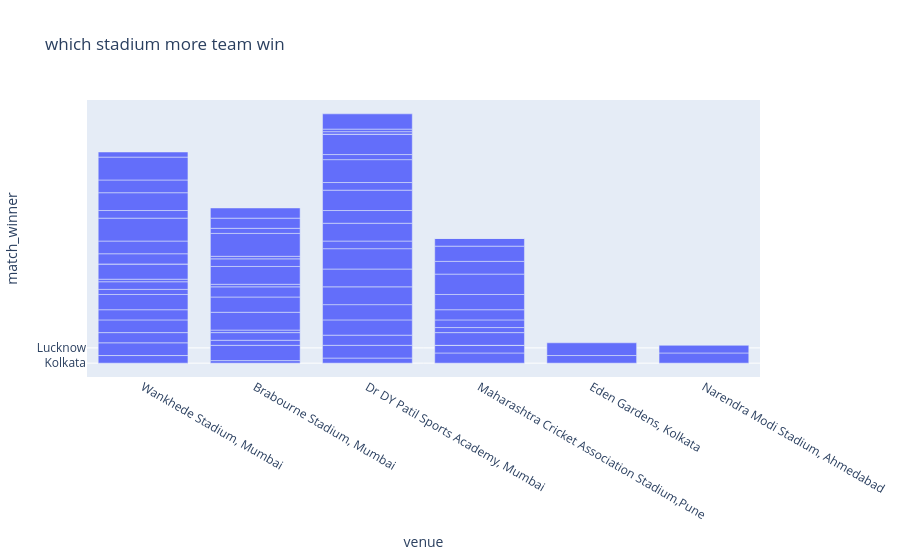

Notebook code cell kept with this figure:
### Code cell
figure=px.bar(data,x=data["venue"],y=data["match_winner"],title="which stadium more team win")
figure.show()

### Figure 1 — Plotly figure (JSON) as saved in the notebook; plotly's stock layout.template omitted (floating-point values rounded to 4 significant figures)
{"data": [{"alignmentgroup": "True", "hovertemplate": "venue=%{x}<br>match_winner=%{y}<extra></extra>", "legendgroup": "", "marker": {"color": "#636efa", "pattern": {"shape": ""}}, "name": "", "offsetgroup": "", "orientation": "v", "showlegend": false, "textposition": "auto", "type": "bar", "x": ["Wankhede Stadium, Mumbai", "Brabourne Stadium, Mumbai", "Dr DY Patil Sports Academy, Mumbai", "Wankhede Stadium, Mumbai", "Maharashtra Cricket Association Stadium,Pune", "Dr DY Patil Sports Academy, Mumbai", "Brabourne Stadium, Mumbai", "Wankhede Stadium, Mumbai", "Dr DY Patil Sports Academy, Mumbai", "Maharashtra Cricket Association Stadium,Pune", "Brabourne Stadium, Mumbai", "Dr DY Patil Sports Academy, Mumbai", "Wankhede Stadium, Mumbai", "Maharashtra Cricket Association Stadium,Pune", "Dr DY Patil Sports Academy, Mumbai", "Brabourne Stadium, Mumbai", "Dr DY Patil Sports Academy, Mumbai", "Maharashtra Cricket Association Stadium,Pune", "Brabourne Stadium, Mumbai", "Wankhede Stadium, Mumbai", "Dr DY Patil Sports Academy, Mumbai", "Dr DY Patil Sports Academy, Mumbai", "Maharashtra Cricket Association Stadium,Pune", "Dr DY Patil Sports Academy, Mumbai", "Brabourne Stadium, Mumbai", "Brabourne Stadium, Mumbai", "Wankhede Stadium, Mumbai", "Dr DY Patil Sports Academy, Mumbai", "Maharashtra Cricket Association Stadium,Pune", "Brabourne Stadium, Mumbai", "Dr DY Patil Sports Academy, Mumbai", "Brabourne Stadium, Mumbai", "Dr DY Patil Sports Academy, Mumbai", "Wankhede Stadium, Mumbai", "Dr DY Patil Sports Academy, Mumbai", "Brabourne Stadium, Mumbai", "Wankhede Stadium, Mumbai", "Wankhede Stadium, Mumbai", "Maharashtra Cricket Association Stadium,Pune", "Wankhede Stadium, Mumbai", "Wankhede Stadium, Mumbai", "Maharashtra Cricket Association Stadium,Pune", "Brabourne Stadium, Mumbai", "Dr DY Patil Sports Academy, Mumbai", "Wankhede Stadium, Mumbai", "Maharashtra Cricket Association Stadium,Pune", "Wankhede Stadium, Mumbai", "Dr DY Patil Sports Academy, Mumbai", "Maharashtra Cricket Association Stadium,Pune", "Brabourne Stadium, Mumbai", "Brabourne Stadium, Mumbai", "Wankhede Stadium, Mumbai", "Maharashtra Cricket Association Stadium,Pune", "Wankhede Stadium, Mumbai", "Dr DY Patil Sports Academy, Mumbai", "Dr DY Patil Sports Academy, Mumbai", "Maharashtra Cricket Association Stadium,Pune", "Dr DY Patil Sports Academy, Mumbai", "Wankhede Stadium, Mumbai", "Brabourne Stadium, Mumbai", "Maharashtra Cricket Association Stadium,Pune", "Wankhede Stadium, Mumbai", "Brabourne Stadium, Mumbai", "Dr DY Patil Sports Academy, Mumbai", "Wankhede Stadium, Mumbai", "Dr DY Patil Sports Academy, Mumbai", "Wankhede Stadium, Mumbai", "Brabourne Stadium, Mumbai", "Wankhede Stadium, Mumbai", "Wankhede Stadium, Mumbai", "Eden Gardens, Kolkata", "Eden Gardens, Kolkata", "Narendra Modi Stadium, Ahmedabad", "Narendra Modi Stadium, Ahmedabad"], "xaxis": "x", "y": ["Kolkata", "Delhi", "Punjab", "Gujarat", "Rajasthan", "Banglore", "Lucknow", "Kolkata", "Rajasthan", "Gujarat", "Punjab", "Lucknow", "Banglore", "Kolkata", "Lucknow", "Gujarat", "Hyderabad", "Banglore", "Delhi", "Rajasthan", "Hyderabad", "Chennai", "Punjab", "Gujarat", "Hyderabad", "Lucknow", "Banglore", "Hyderabad", "Gujarat", "Rajasthan", "Banglore", "Delhi", "Chennai", "Rajasthan", "Gujarat", "Hyderabad", "Lucknow", "Punjab", "Rajasthan", "Gujarat", "Delhi", "Lucknow", "Gujarat", "Mumbai", "Lucknow", "Chennai", "Kolkata", "Punjab", "Banglore", "Delhi", "Mumbai", "Rajasthan", "Lucknow", "Banglore", "Chennai", "Kolkata", "Gujarat", "Delhi", "Mumbai", "Punjab", "Kolkata", "Gujarat", "Rajasthan", "Delhi", "Hyderabad", "Lucknow", "Banglore", "Rajasthan", "Mumbai", "Punjab", "Gujarat", "Banglore", "Rajasthan", "Gujarat"], "yaxis": "y"}], "layout": {"autosize": true, "barmode": "relative", "legend": {"tracegroupgap": 0}, "title": {"text": "which stadium more team win"}, "xaxis": {"anchor": "y", "autorange": true, "domain": [0, 1], "range": [-0.5, 5.5], "title": {"text": "venue"}, "type": "category"}, "yaxis": {"anchor": "x", "autorange": true, "domain": [0, 1], "range": [-5.444, 103.4], "title": {"text": "match_winner"}, "type": "category"}}}
